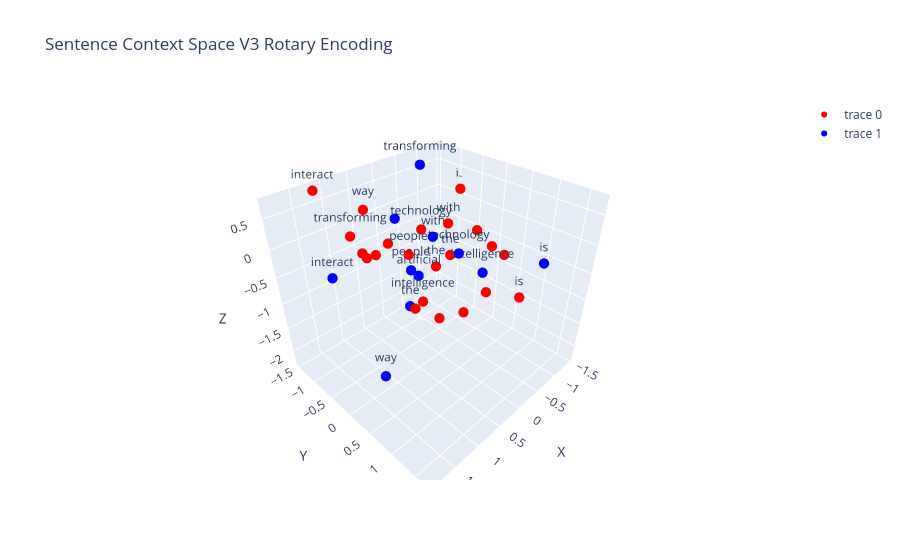

Notebook source saved alongside this figure:
### Code cell
sentences = [
    {
        "words" : meanings_with_pos_encodings.detach().numpy(),
        "labels" : tokenizer.tokenize(sentence),
        "color" : "red",
    },
    {
    
        "words" : meanings.detach().numpy(),
        "labels" : tokenizer.tokenize(sentence),
        "color" : "blue",
    },
]
plot_dots(sentences,"Sentence Context Space V3 Rotary Encoding")

### Figure 1 — Plotly figure (JSON) as saved in the notebook; plotly's stock layout.template omitted (floating-point values rounded to 4 significant figures)
{"data": [{"hoverinfo": "text", "marker": {"color": "red", "size": 6}, "mode": "markers+text", "text": ["artificial", " ", "is", " ", "intelligence", " ", "is", " ", "transforming", " ", "the", " ", "way", " ", "people", " ", "the", " ", "interact", " ", "with", " ", "technology"], "type": "scatter3d", "x": [-0.1002, 0.9356, -1.442, 0.2711, 0.6953, -1.161, 0.258, 0.6954, 1.25, 0.5824, -0.5934, -1.18, 0.8353, 0.3998, 0.6203, 0.8474, -0.7587, -1.105, 1.187, 0.07235, 0.03951, 1.045, 0.1136], "y": [-0.6092, -0.7263, -0.9042, 1.153, 0.3404, -0.2333, 1.682, -0.9588, -0.5207, 1.031, -0.676, 0.1004, -0.7396, -1.115, -0.02389, 0.8275, -0.4833, 0.4262, -1.459, -1.182, 0.2004, 0.5578, -0.2917], "z": [-0.9798, -0.1465, 0.131, -0.2531, -0.618, -0.3496, -0.07552, -0.4322, 0.3446, -0.4975, -1.037, -0.543, 0.5345, -0.5669, -0.005938, -0.5681, -0.7876, -0.5467, 0.7174, -0.5035, 0.3689, -0.4403, 0.1162]}, {"hoverinfo": "text", "marker": {"color": "blue", "size": 6}, "mode": "markers+text", "text": ["artificial", " ", "is", " ", "intelligence", " ", "is", " ", "transforming", " ", "the", " ", "way", " ", "people", " ", "the", " ", "interact", " ", "with", " ", "technology"], "type": "scatter3d", "x": [-0.1002, -0.1056, -0.2223, -0.1056, -0.7121, -0.1056, -0.2223, -0.1056, -0.697, -0.1056, 0.8657, -0.1056, 1.102, -0.1056, 0.06116, -0.1056, 0.8657, -0.1056, 1.879, -0.1056, 0.1991, -0.1056, -0.111], "y": [-0.6092, -1.18, 1.687, -1.18, 0.3037, -1.18, 1.687, -1.18, -1.161, -1.18, 0.2444, -1.18, -0.1759, -1.18, -0.6177, -1.18, 0.2444, -1.18, -0.07213, -1.18, 0.0457, -1.18, 0.2927], "z": [-0.9798, -0.09078, 0.2284, -0.09078, -0.7773, -0.09078, 0.2284, -0.09078, 0.6995, -0.09078, -0.6629, -0.09078, -2.246, -0.09078, -0.7981, -0.09078, -0.6629, -0.09078, 0.1578, -0.09078, 0.153, -0.09078, -0.1578]}], "layout": {"scene": {"xaxis": {"title": {"text": "X"}}, "yaxis": {"title": {"text": "Y"}}, "zaxis": {"title": {"text": "Z"}}}, "title": {"text": "Sentence Context Space V3 Rotary Encoding"}}}
